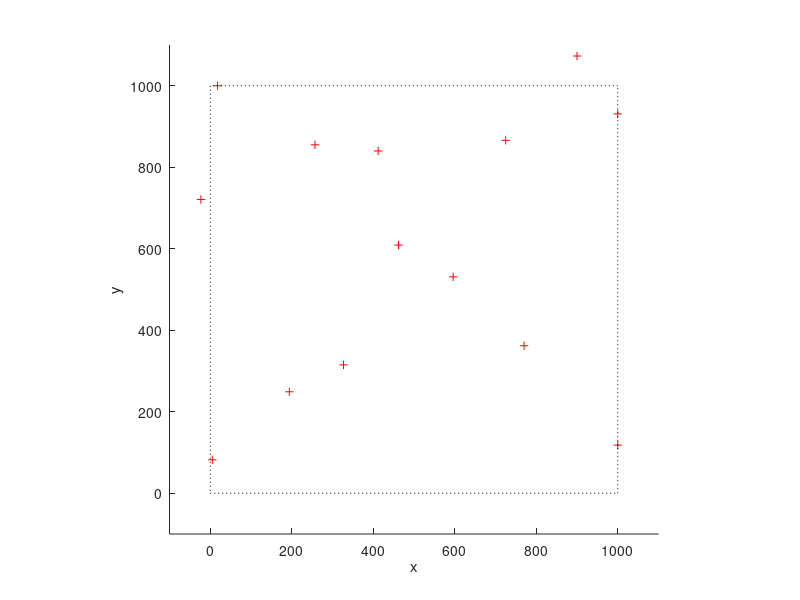
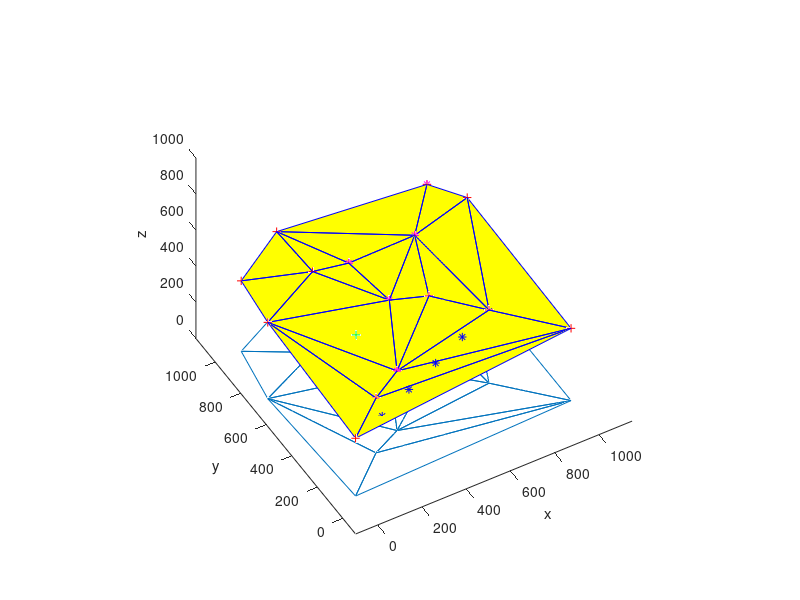
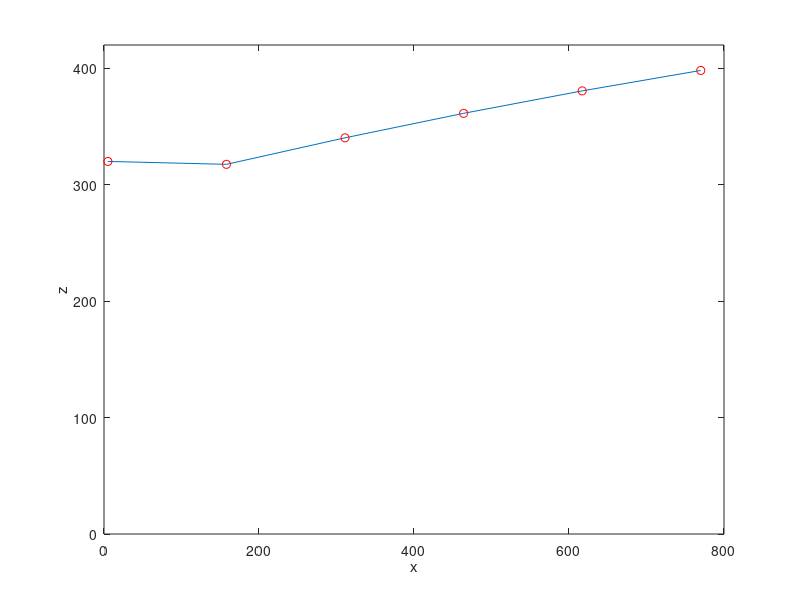

Write the MATLAB code that produced these figures, in order.
x=[5 1000 1000 18 194 -23 247 257 596 770   412 725 462 327 900] ;
y=[82 118 931 1000 249 721 1119 855 531 362   840 866 609 315 1073];
z=[320 400 420 390 303.5 422.3 445 447.8 423.9 405.1   430 405 400 330 420];

bx=[412 725 462 327 900];
by=[840 866 609 315 1073];
bz=[430 405 400 330 420];

x0=260;
y0=520;
L=length(x)

%%%%%%%%%%%%%%%%%%%SECOND ORDER POLYNOMIAL INTERPOLATION%%%%%%%%%%%%%%%%%
for i=1:L
    A(i,1)=1
    A(i,2)=[x(i)];
    A(i,3)=[y(i)];
    A(i,4)=[x(i)^2];
    A(i,5)=[y(i)^2];
    A(i,6)=[x(i)*y(i)];
end

X=inv(transpose(A)*A)*transpose(A)*transpose(z)

A0=[1 x0 y0 x0^2 y0^2 x0*y0];
z0=A0*X

v=A*X-transpose(z);
var=(transpose(v)*v)/(15-6);
rmse=sqrt(var)


wi=A0*inv(transpose(A)*A)*transpose(A);
total_wi=0;

for i=1:L
    total_wi=wi(i)+total_wi;
end

%%%%%%%%%%% PLOT %%%%%%%%%%%%%%%%%
%%%2D OBSERVATION LOCATIONS
figure
hold on 
plot(x,y,'r+')
plot([0 1000 1000 0 0],[0 0 1000 1000 0],'k:')
axis([-100 1100 -100 1100]);
axis equal
xlabel('x')
ylabel('y')

%%% 3D OBSERVATION LOCATIONS
figure
hold on
view(-30,45);
plot3(x,y,z,'r+');
hold on
plot3(x0,y0,z0,'g+');
axis([-100 1100 -100 1100 0 700]);
axis equal
xlabel('x')
ylabel('y')
zlabel('z')
zlim([0 1000])
xlim([-100 1150])
ylim([-100 1150])

%%%2D DELANUAY
TRI=delaunay(x,y);
%2d plot
triplot(TRI,x,y);
%TIN SURFACE
trisurf(TRI,x,y,z,'EdgeColor','b','FaceColor','y');

%%%%%%6%%%%%%%%%%

%Tor is point ten (10) 770 362     (10)
%Corner1 point one     5    82     (1)
%Slope a corner1 to Tor is
a=(362-82)/(770-5); %slope
number_of_points=5;
x_change=(770-5)/number_of_points; %for 5 different point x is changing 153 in each points

%first y is 82
cumilative_y=82;
cumilative_x=5;
for i=1:number_of_points
    cumilative_y=cumilative_y+a*x_change;
    linear_y(i)=cumilative_y;
    
    cumilative_x=cumilative_x+x_change;
    linear_x(i)=cumilative_x;
end
%Linear line between tor and corner1

%Getting Z values of this linear points

for i=1:number_of_points
    A0_linear(i,1)=1;
    A0_linear(i,2)=[linear_x(i)];
    A0_linear(i,3)=[linear_y(i)];
    A0_linear(i,4)=[linear_x(i)^2];
    A0_linear(i,5)=[linear_y(i)^2];
    A0_linear(i,6)=[linear_x(i)*linear_y(i)];
end
linear_z=A0_linear*X;
%distance_pieces=sqrt(((x(10)-x(1))^2)+((y(10)-y(1))^2))/6; %total of 6 equal piece between this two points

line_z=[z(1),transpose(linear_z)];
line_x=[x(1),linear_x];
plot3(linear_x,linear_y,linear_z,'b*')
plot3(bx,by,bz,'m*')


figure
plot(line_x,line_z)
hold on 
plot(line_x,line_z,'ro')
hold on
ylim([0 420])
hold on
xlabel('x')
ylabel('z')
